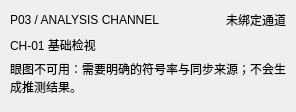
<?xml version="1.0" encoding="UTF-8"?>
<ui version="4.0">
 <class>SignalInspectorPage</class>
 <widget class="QWidget" name="SignalInspectorPage">
  <layout class="QVBoxLayout" name="inspectorPageLayout">
   <property name="leftMargin"><number>10</number></property><property name="topMargin"><number>10</number></property><property name="rightMargin"><number>10</number></property><property name="bottomMargin"><number>10</number></property>
   <item><layout class="QHBoxLayout" name="inspectorHeaderLayout"><item><widget class="QLabel" name="inspectorCodeLabel"><property name="text"><string>P03 / ANALYSIS CHANNEL</string></property></widget></item><item><spacer name="inspectorHeaderSpacer"><property name="orientation"><enum>Qt::Orientation::Horizontal</enum></property><property name="sizeHint"><size><width>40</width><height>20</height></size></property></spacer></item><item><widget class="QLabel" name="inspectorVersionLabel"><property name="text"><string>未绑定通道</string></property></widget></item></layout></item>
   <item><widget class="QLabel" name="inspectorTitleLabel"><property name="text"><string>CH-01 基础检视</string></property></widget></item>
   <item><widget class="QLabel" name="eyeAvailabilityLabel"><property name="text"><string>眼图不可用：需要明确的符号率与同步来源；不会生成推测结果。</string></property><property name="wordWrap"><bool>true</bool></property></widget></item>
   <item><widget class="QWidget" name="analysisHost" native="true"><layout class="QVBoxLayout" name="analysisHostLayout"><property name="leftMargin"><number>0</number></property><property name="topMargin"><number>0</number></property><property name="rightMargin"><number>0</number></property><property name="bottomMargin"><number>0</number></property></layout></widget></item>
  </layout>
 </widget>
 <resources/>
 <connections/>
</ui>
